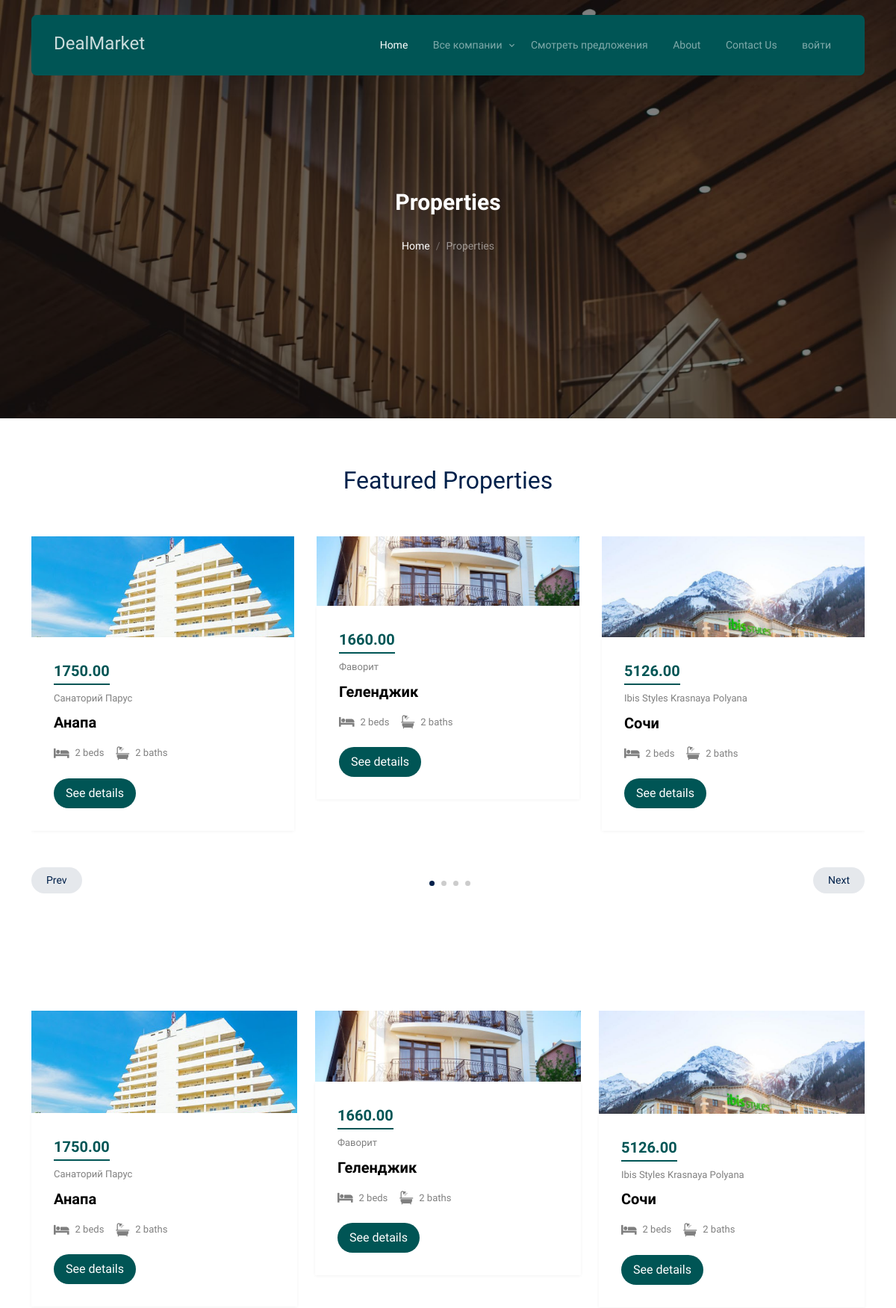
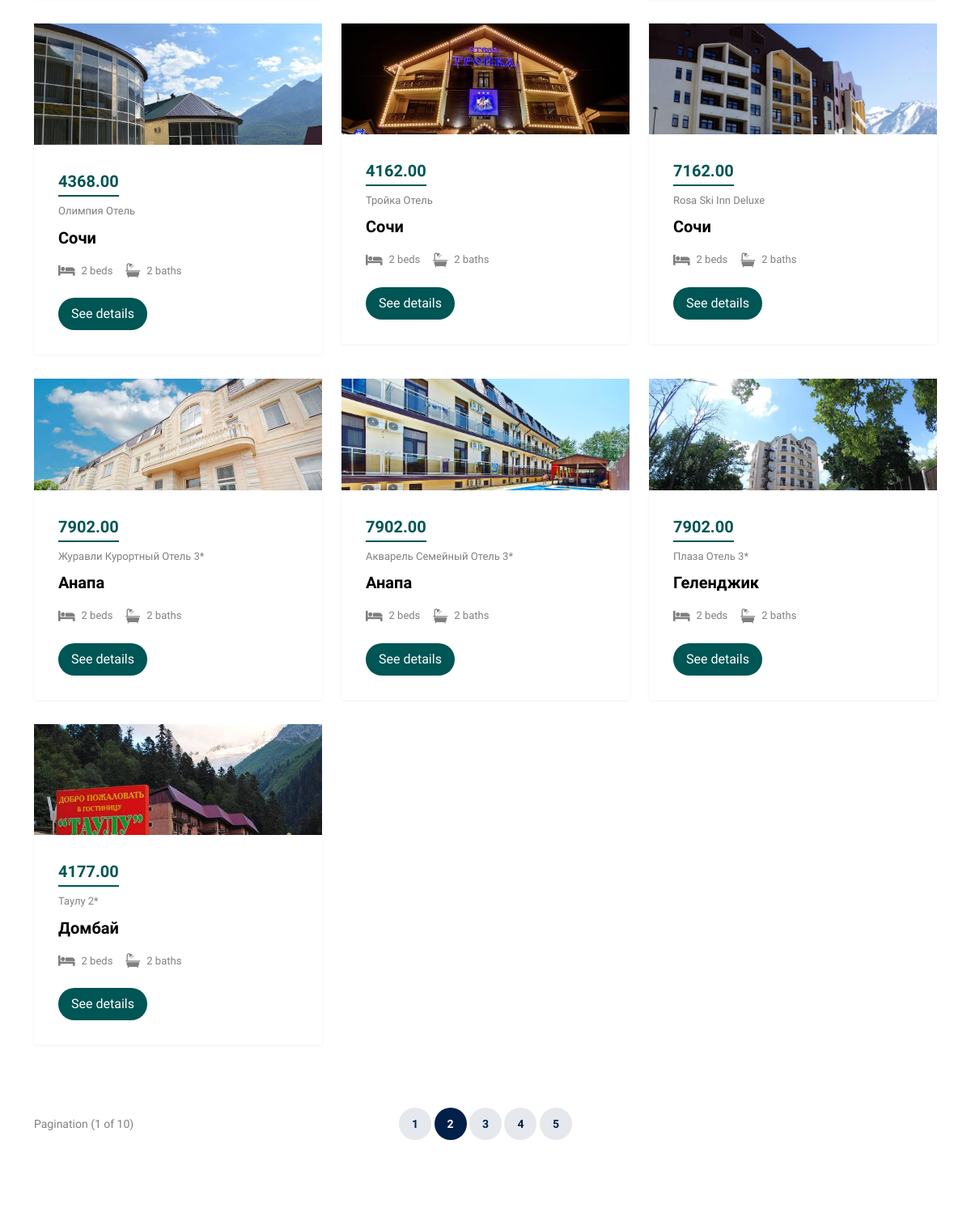
The app's page /list_of_deals/ (upper part) with its own data (2 pictures, top to bottom).
### mainapp/models.py (models this page shows, shortened)
class Deal(models.Model):
    country = models.ForeignKey(ListOfCountries, on_delete=models.CASCADE)
    region = models.ForeignKey(Regions, on_delete=models.CASCADE)
    name = models.CharField(verbose_name='название предложения',
                            max_length=128, unique=True)
    image = models.ImageField(upload_to='deal_img', blank=True)
    short_desc = models.TextField(verbose_name='краткое описание предложения',
                                  max_length=60, blank=True)
    description = models.TextField(verbose_name='описание продукта',
                                   blank=True)
    availability = models.PositiveIntegerField(
        verbose_name='количество свободных единиц')
    price = models.DecimalField(
        verbose_name='цена', max_digits=8, decimal_places=2, default=0)
    deal_desc = models.TextField(verbose_name='краткое описание предложения',
                                 max_length=60, blank=True)
    is_active = models.BooleanField(verbose_name='активно', default=True)

class Regions(models.Model):
    country = models.ForeignKey(ListOfCountries, on_delete=models.CASCADE)
    name = models.CharField(verbose_name='имя', max_length=64, unique=True)
    description = models.TextField(verbose_name='описание', blank=True)
    is_active = models.BooleanField(verbose_name='активна', default=True)
    def __str__(self):
        return self.name

### mainapp/views.py (the view)
# urls.py: path('', mainapp.deals, name='index'),
def deals(request):
    title = 'предложения'
    list_of_deals = Deal.objects.filter(is_active=True)
    list_of_companies = Company.objects.filter(is_active=True)
    content = {
        'title': title,
        'list_of_deals': list_of_deals,
        'list_of_companies': list_of_companies,
    }
    return render(request, 'mainapp/deals.html', content)

### mainapp/templates/mainapp/deals.html
{% extends 'mainapp/base.html' %}
{% load static %}
{% block content %}
<div
        class="hero page-inner overlay"
        style="background-image: url('{% static 'images/hero_bg_1.jpg' %}')"
>
    <div class="container">
        <div class="row justify-content-center align-items-center">
            <div class="col-lg-9 text-center mt-5">
                <h1 class="heading" data-aos="fade-up">Properties</h1>
                <nav
                        aria-label="breadcrumb"
                        data-aos="fade-up"
                        data-aos-delay="200"
                >
                    <ol class="breadcrumb text-center justify-content-center">
                        <li class="breadcrumb-item"><a
                                href="index.html">Home</a></li>
                        <li
                                class="breadcrumb-item active text-white-50"
                                aria-current="page"
                        >
                            Properties
                        </li>
                    </ol>
                </nav>
            </div>
        </div>
    </div>
</div>
<div class="section">
    <div class="container">
        <div class="row mb-5 align-items-center">
            <div class="col-lg-6 text-center mx-auto">
                <h2 class="font-weight-bold text-primary heading">
                    Featured Properties
                </h2>
            </div>
        </div>
        <div class="row">
            <div class="col-12">
                <div class="property-slider-wrap">
                    <div class="property-slider">
                        {% for offer in list_of_deals %}
                            <div class="property-item">
                                <a href="{% url 'dl:deal' offer.pk %}"
                                   class="img">
                                    <img src="/media/{{ offer.image }}" alt="{{ offer.name|title }}"
                                         class="img-fluid"/>
                                </a>
                                <div class="property-content">
                                    <div class="price mb-2"><span>{{ offer.price }}</span>
                                    </div>
                                    <div>
                          <span class="d-block mb-2 text-black-50"
                          >{{ offer.name|title }}</span
                          >
                                        <span class="city d-block mb-3">{{ offer.region|title }}</span>
                                        <div class="specs d-flex mb-4">
                            <span class="d-block d-flex align-items-center me-3">
                              <span class="icon-bed me-2"></span>
                              <span class="caption">2 beds</span>
                            </span>
                                            <span class="d-block d-flex align-items-center">
                              <span class="icon-bath me-2"></span>
                              <span class="caption">2 baths</span>
                            </span>
                                        </div>
                                        <a
                                                href="{% url 'dl:deal' offer.pk %}"
                                                class="btn btn-primary py-2 px-3"
                                        >See details</a
                                        >
                                    </div>
                                </div>
                            </div>
                          {% endfor %}
                    </div>
                    <div
                            id="property-nav"
                            class="controls"
                            tabindex="0"
                            aria-label="Carousel Navigation"
                    >
                <span
                        class="prev"
                        data-controls="prev"
                        aria-controls="property"
                        tabindex="-1"
                >Prev</span
                >
                        <span
                                class="next"
                                data-controls="next"
                                aria-controls="property"
                                tabindex="-1"
                        >Next</span
                        >
                    </div>
                </div>
            </div>
        </div>
    </div>
</div>
<div class="section section-properties">
    <div class="container">
        <div class="row">
            {% for offer in list_of_deals %}
                <div class="col-xs-12 col-sm-6 col-md-6 col-lg-4">
                    <div class="property-item mb-30">
                        <a href="{% url 'dl:deal' offer.pk %}" class="img">
                            <img src="/media/{{ offer.image }}" alt="{{ offer.name|title }}"
                                 class="img-fluid"/>
                        </a>
                        <div class="property-content">
                            <div class="price mb-2"><span>{{ offer.price }}</span></div>
                            <div>
                      <span class="d-block mb-2 text-black-50"
                      >{{ offer.name|title }}</span
                      >
                                <span class="city d-block mb-3">{{ offer.region|title }}</span>
                                <div class="specs d-flex mb-4">
                        <span class="d-block d-flex align-items-center me-3">
                          <span class="icon-bed me-2"></span>
                          <span class="caption">2 beds</span>
                        </span>
                                    <span class="d-block d-flex align-items-center">
                          <span class="icon-bath me-2"></span>
                          <span class="caption">2 baths</span>
                        </span>
                                </div>
                                <a
                                        href="{% url 'dl:deal' offer.pk %}"
                                        class="btn btn-primary py-2 px-3"
                                >See details</a
                                >
                            </div>
                        </div>
                    </div>
                </div>
            {% endfor %}
        </div>
        <div class="row align-items-center py-5">
            <div class="col-lg-3">Pagination (1 of 10)</div>
            <div class="col-lg-6 text-center">
                <div class="custom-pagination">
                    <a href="#">1</a>
                    <a href="#" class="active">2</a>
                    <a href="#">3</a>
                    <a href="#">4</a>
                    <a href="#">5</a>
                </div>
            </div>
        </div>
    </div>
</div>
{% endblock %}

### mainapp/templates/mainapp/base.html (shortened to what this page needs)
{% load static %}
<!DOCTYPE html>
<html lang="en">
<head>
    {% block css %}
    <link rel="stylesheet"  type="text/css"
          href="{% static 'fonts/icomoon/style.css' %}" />
    <link rel="stylesheet"  type="text/css"
          href="{% static 'fonts/flaticon/font/flaticon.css' %}" />
    <link rel="stylesheet"  type="text/css"
          href="{% static 'css/tiny-slider.css' %}" />
    <link rel="stylesheet"  type="text/css"
          href="{% static 'css/aos.css' %}" />
    <link rel="stylesheet"  type="text/css"
          href="{% static 'css/style.css' %}" />
    {% endblock %}
</head>
<body>
{% block menu %}
    {% include 'mainapp/includes/inc_menu.html' %}
{% endblock %}
{% block content %}
{% endblock %}
</body>
</html>

### mainapp/templates/mainapp/includes/inc_menu.html (shortened to what this page needs)
<nav class="site-nav">
    <div class="container">
        <div class="menu-bg-wrap">
            <div class="site-navigation">
                <a href="index.html" class="logo m-0 float-start">DealMarket</a>
                <ul
                        class="js-clone-nav d-none d-lg-inline-block text-start site-menu float-end"
                >
                    <li class="active"><a href="{% url 'main' %}">Home</a></li>
                    <li class="has-children">
                        <a href="{% url 'com:index' %}">Все компании</a>
                    </li>
                    <li><a href="{% url 'dl:index' %}">Смотреть предложения</a></li>
                    <li><a href="about.html">About</a></li>
                    <li><a href="contact.html">Contact Us</a></li>
                    <li class="has-children">
                        {% if user.is_authenticated %}
                            <a href="">
                                {{ user|default:'пользователь' }}
                            </a>
                            <ul class="dropdown">
                                <li>
                                    <a href="{% url 'auth:edit' %}">профиль</a>
                                </li>
                                <li>
                                    <a href="{% url 'basket:view' %}">корзина</a>
                                </li>
                                <li>
                                    <a href="{% url 'order:orders_list' %}">заказы</a>
                                </li>
                                {% if user.is_superuser %}
                                    <li>
                                        <a href="{% url 'admin:users' %}">админка</a>
                                    </li>
                                {% endif %}
                                <li>
                                    <a href="{% url 'auth:logout' %}">выйти</a>
                                </li>
                            {% if user.is_superuser %}
                                <div class="dropdown-divider"></div>
                            {% endif %}
                        {% else %}
                            <li >
                                <a class="nav-link"
                                   href="{% url 'auth:login' %}">войти</a>
                            </li>
                        {% endif %}
                    </li>
                </ul>
            </div>
        </div>
    </div>
</nav>

### static/css/tiny-slider.css (style rules this page uses)
.tns-slider { -webkit-transition:all 0s;-moz-transition:all 0s;transition:all 0s }
.tns-slider>.tns-item { -webkit-box-sizing:border-box;-moz-box-sizing:border-box;box-sizing:border-box }
.tns-horizontal.tns-subpixel { white-space:nowrap }
.tns-horizontal.tns-subpixel>.tns-item { display:inline-block;vertical-align:top;white-space:normal }

### records on screen
Deal: image (picture), price "1750.00", name "Санаторий Парус", region "Анапа"
Deal: price "1660.00", name "Фаворит", region "Геленджик"
Deal: image (picture), price "5126.00", name "Ibis Styles Krasnaya Polyana", region "Сочи"
Deal: image (picture), price "4368.00", name "Олимпия Отель", region "Сочи"
Deal: image (picture), price "4162.00", name "Тройка Отель", region "Сочи"
Deal: image (picture), price "7162.00", name "Rosa Ski Inn Deluxe", region "Сочи"
Deal: image (picture), price "7902.00", name "Журавли Курортный Отель 3*", region "Анапа"
Deal: image (picture), price "7902.00", name "Акварель Семейный Отель 3*", region "Анапа"
Deal: image (picture), price "7902.00", name "Плаза Отель 3*", region "Геленджик"
Deal: image (picture), price "4177.00", name "Таулу 2*", region "Домбай"
